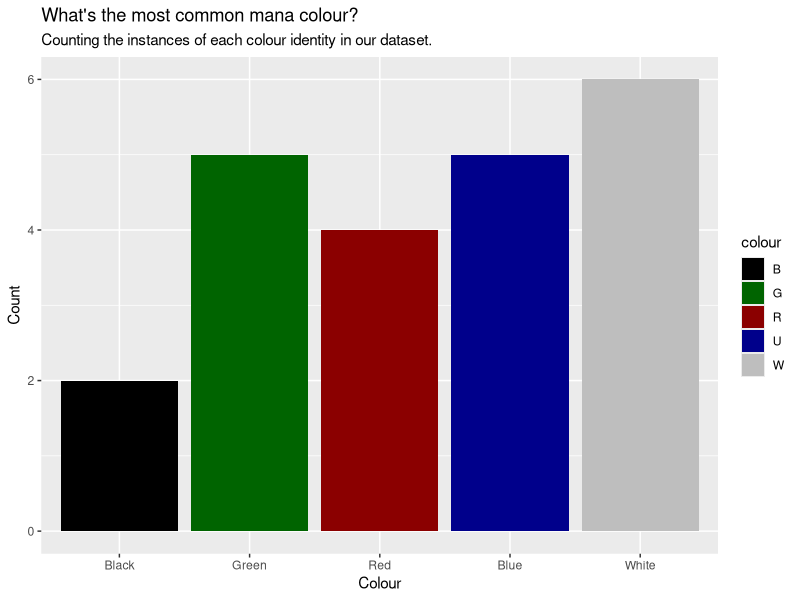
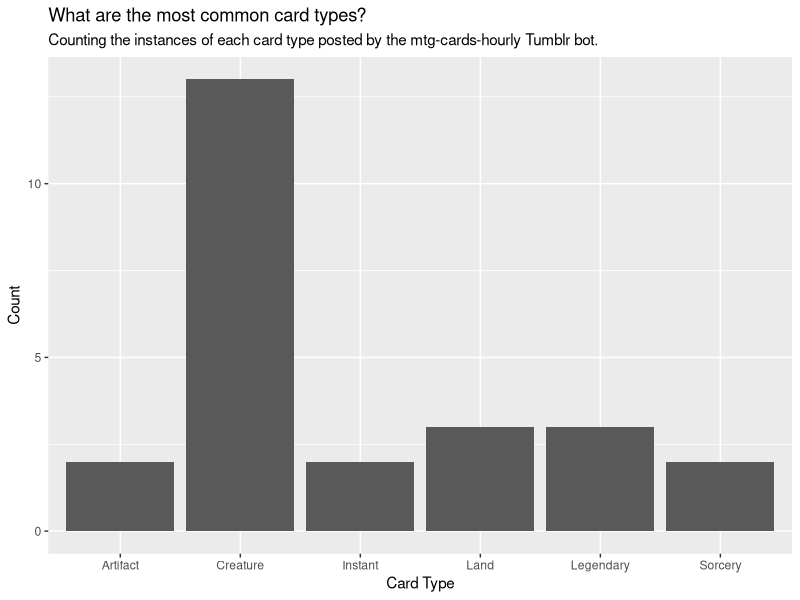

Here is the R script that generated these plots, in order:
## ---- chunk 1
knitr::opts_chunk$set(echo=FALSE, message=FALSE, warning=FALSE, error=FALSE)

## ---- chunk 2
library(tidyverse)
library(stringr)

logged_data <- read_csv("./data.csv")

latest_data <- logged_data %>%
 rename(
   CardName = 'Card Name',
   CardTypes = 'Card Types',
   ManaCost = 'Mana Value'
 )

latest_data$ManaValue <- as.numeric(str_extract(latest_data$ManaCost, "\\d+")) +
 str_count(latest_data$ManaCost, "W") +
 str_count(latest_data$ManaCost, "U") +
 str_count(latest_data$ManaCost, "R") +
 str_count(latest_data$ManaCost, "B") +
 str_count(latest_data$ManaCost, "G")

latest_data_longer <- latest_data %>%
separate_rows(CardTypes, sep = ", ")

card_type_plot <- latest_data_longer %>%
 ggplot() +
 geom_bar(aes(x=CardTypes)) +
 labs(
   title="What are the most common card types?",
   subtitle="Counting the instances of each card type posted by the mtg-cards-hourly Tumblr bot.",
   x = "Card Type",
   y = "Count"
 ) 

mana_counts <- tibble(
 colour = c("W", "U", "R", "B", "G"),
 count = 0
)
for(i in 1:5)  {
 mana_counts$count[i] <- sum(str_count(latest_data$ManaCost, mana_counts$colour[i]) > 0)
}
colour_plot <- ggplot(mana_counts) +
 geom_bar(aes(x=colour, y=count, fill=colour), stat = "identity") +
 scale_fill_manual(values= c(
   "W" = "gray",
   "U" = "darkblue",
   "B" = "black",
   "R" = "darkred",
   "G" = "darkgreen"
 )) +
 scale_x_discrete(labels = c(
   "W" = "White",
   "U" = "Blue",
   "R" = "Red",
   "B" = "Black",
   "G" = "Green"
 )) +
 labs(
   title= "What's the most common mana colour?",
   subtitle = "Counting the instances of each colour identity in our dataset.",
   x = "Colour",
   y = "Count"
 )

mean_mana_value <- mean(latest_data$ManaValue)
mode_colour <- mana_counts[which.max(mana_counts$count), ]

## ---- chunk 3
plot(colour_plot)
plot(card_type_plot)
